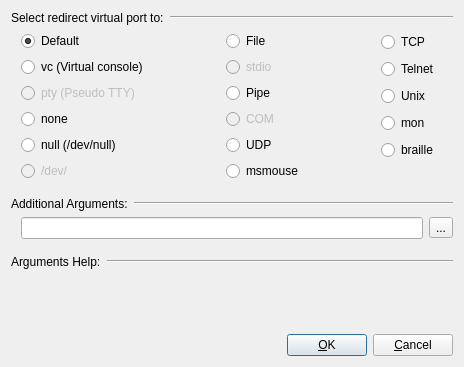
<?xml version="1.0" encoding="UTF-8"?>
<ui version="4.0">
 <class>Add_Port_Window</class>
 <widget class="QDialog" name="Add_Port_Window">
  <property name="geometry">
   <rect>
    <x>0</x>
    <y>0</y>
    <width>464</width>
    <height>367</height>
   </rect>
  </property>
  <property name="windowTitle">
   <string>Adding Port</string>
  </property>
  <property name="windowIcon">
   <iconset resource="images.qrc">
    <normaloff>:/port.png</normaloff>:/port.png</iconset>
  </property>
  <layout class="QVBoxLayout" name="verticalLayout_4">
   <item>
    <layout class="QHBoxLayout" name="horizontalLayout">
     <item>
      <widget class="QLabel" name="Label_Port">
       <property name="sizePolicy">
        <sizepolicy hsizetype="Maximum" vsizetype="Preferred">
         <horstretch>0</horstretch>
         <verstretch>0</verstretch>
        </sizepolicy>
       </property>
       <property name="text">
        <string>Select redirect virtual port to:</string>
       </property>
      </widget>
     </item>
     <item>
      <widget class="Line" name="line_3">
       <property name="orientation">
        <enum>Qt::Horizontal</enum>
       </property>
      </widget>
     </item>
    </layout>
   </item>
   <item>
    <layout class="QHBoxLayout" name="horizontalLayout_3">
     <property name="leftMargin">
      <number>10</number>
     </property>
     <item>
      <layout class="QVBoxLayout" name="verticalLayout_3">
       <item>
        <widget class="QRadioButton" name="RB_Default">
         <property name="text">
          <string>Default</string>
         </property>
         <property name="checked">
          <bool>true</bool>
         </property>
        </widget>
       </item>
       <item>
        <widget class="QRadioButton" name="RB_vc">
         <property name="text">
          <string>vc (Virtual console)</string>
         </property>
        </widget>
       </item>
       <item>
        <widget class="QRadioButton" name="RB_pty">
         <property name="enabled">
          <bool>false</bool>
         </property>
         <property name="text">
          <string>pty (Pseudo TTY)</string>
         </property>
        </widget>
       </item>
       <item>
        <widget class="QRadioButton" name="RB_none">
         <property name="text">
          <string>none</string>
         </property>
        </widget>
       </item>
       <item>
        <widget class="QRadioButton" name="RB_null">
         <property name="text">
          <string>null (/dev/null)</string>
         </property>
        </widget>
       </item>
       <item>
        <widget class="QRadioButton" name="RB_Dev">
         <property name="enabled">
          <bool>false</bool>
         </property>
         <property name="text">
          <string>/dev/</string>
         </property>
        </widget>
       </item>
      </layout>
     </item>
     <item>
      <spacer name="horizontalSpacer_4">
       <property name="orientation">
        <enum>Qt::Horizontal</enum>
       </property>
       <property name="sizeHint" stdset="0">
        <size>
         <width>18</width>
         <height>20</height>
        </size>
       </property>
      </spacer>
     </item>
     <item>
      <layout class="QVBoxLayout" name="verticalLayout">
       <item>
        <widget class="QRadioButton" name="RB_File">
         <property name="text">
          <string>File</string>
         </property>
        </widget>
       </item>
       <item>
        <widget class="QRadioButton" name="RB_stdio">
         <property name="enabled">
          <bool>false</bool>
         </property>
         <property name="text">
          <string>stdio</string>
         </property>
        </widget>
       </item>
       <item>
        <widget class="QRadioButton" name="RB_Pipe">
         <property name="text">
          <string>Pipe</string>
         </property>
        </widget>
       </item>
       <item>
        <widget class="QRadioButton" name="RB_COM">
         <property name="enabled">
          <bool>false</bool>
         </property>
         <property name="text">
          <string>COM</string>
         </property>
        </widget>
       </item>
       <item>
        <widget class="QRadioButton" name="RB_UDP">
         <property name="text">
          <string>UDP</string>
         </property>
        </widget>
       </item>
       <item>
        <widget class="QRadioButton" name="RB_msmouse">
         <property name="text">
          <string>msmouse</string>
         </property>
        </widget>
       </item>
      </layout>
     </item>
     <item>
      <spacer name="horizontalSpacer_2">
       <property name="orientation">
        <enum>Qt::Horizontal</enum>
       </property>
       <property name="sizeHint" stdset="0">
        <size>
         <width>40</width>
         <height>20</height>
        </size>
       </property>
      </spacer>
     </item>
     <item>
      <layout class="QVBoxLayout" name="verticalLayout_2">
       <item>
        <widget class="QRadioButton" name="RB_TCP">
         <property name="text">
          <string>TCP</string>
         </property>
        </widget>
       </item>
       <item>
        <widget class="QRadioButton" name="RB_Telnet">
         <property name="text">
          <string>Telnet</string>
         </property>
        </widget>
       </item>
       <item>
        <widget class="QRadioButton" name="RB_Unix">
         <property name="text">
          <string>Unix</string>
         </property>
        </widget>
       </item>
       <item>
        <widget class="QRadioButton" name="RB_mon">
         <property name="text">
          <string>mon</string>
         </property>
        </widget>
       </item>
       <item>
        <widget class="QRadioButton" name="RB_braille">
         <property name="text">
          <string>braille</string>
         </property>
        </widget>
       </item>
       <item>
        <spacer name="horizontalSpacer">
         <property name="orientation">
          <enum>Qt::Horizontal</enum>
         </property>
         <property name="sizeHint" stdset="0">
          <size>
           <width>40</width>
           <height>20</height>
          </size>
         </property>
        </spacer>
       </item>
      </layout>
     </item>
    </layout>
   </item>
   <item>
    <spacer name="verticalSpacer">
     <property name="orientation">
      <enum>Qt::Vertical</enum>
     </property>
     <property name="sizeType">
      <enum>QSizePolicy::Fixed</enum>
     </property>
     <property name="sizeHint" stdset="0">
      <size>
       <width>40</width>
       <height>10</height>
      </size>
     </property>
    </spacer>
   </item>
   <item>
    <layout class="QHBoxLayout" name="horizontalLayout_5">
     <item>
      <widget class="QLabel" name="Label_Args">
       <property name="sizePolicy">
        <sizepolicy hsizetype="Maximum" vsizetype="Preferred">
         <horstretch>0</horstretch>
         <verstretch>0</verstretch>
        </sizepolicy>
       </property>
       <property name="text">
        <string>Additional Arguments:</string>
       </property>
      </widget>
     </item>
     <item>
      <widget class="Line" name="line">
       <property name="orientation">
        <enum>Qt::Horizontal</enum>
       </property>
      </widget>
     </item>
    </layout>
   </item>
   <item>
    <layout class="QHBoxLayout" name="horizontalLayout_4">
     <property name="leftMargin">
      <number>10</number>
     </property>
     <item>
      <widget class="QLineEdit" name="Edit_Args"/>
     </item>
     <item>
      <widget class="QToolButton" name="TB_Browse">
       <property name="text">
        <string>...</string>
       </property>
       <property name="icon">
        <iconset resource="images.qrc">
         <normaloff>:/open-file.png</normaloff>:/open-file.png</iconset>
       </property>
      </widget>
     </item>
    </layout>
   </item>
   <item>
    <spacer name="verticalSpacer_2">
     <property name="orientation">
      <enum>Qt::Vertical</enum>
     </property>
     <property name="sizeType">
      <enum>QSizePolicy::Fixed</enum>
     </property>
     <property name="sizeHint" stdset="0">
      <size>
       <width>40</width>
       <height>10</height>
      </size>
     </property>
    </spacer>
   </item>
   <item>
    <layout class="QHBoxLayout" name="horizontalLayout_6">
     <item>
      <widget class="QLabel" name="Label_ArgsHelpS">
       <property name="sizePolicy">
        <sizepolicy hsizetype="Maximum" vsizetype="Preferred">
         <horstretch>0</horstretch>
         <verstretch>0</verstretch>
        </sizepolicy>
       </property>
       <property name="text">
        <string>Arguments Help:</string>
       </property>
      </widget>
     </item>
     <item>
      <widget class="Line" name="line_2">
       <property name="orientation">
        <enum>Qt::Horizontal</enum>
       </property>
      </widget>
     </item>
    </layout>
   </item>
   <item>
    <widget class="QLabel" name="Label_Help">
     <property name="sizePolicy">
      <sizepolicy hsizetype="Preferred" vsizetype="Minimum">
       <horstretch>0</horstretch>
       <verstretch>0</verstretch>
      </sizepolicy>
     </property>
     <property name="text">
      <string/>
     </property>
     <property name="alignment">
      <set>Qt::AlignLeading|Qt::AlignLeft|Qt::AlignTop</set>
     </property>
     <property name="wordWrap">
      <bool>true</bool>
     </property>
    </widget>
   </item>
   <item>
    <layout class="QHBoxLayout" name="horizontalLayout_2">
     <item>
      <spacer name="horizontalSpacer_3">
       <property name="orientation">
        <enum>Qt::Horizontal</enum>
       </property>
       <property name="sizeHint" stdset="0">
        <size>
         <width>40</width>
         <height>20</height>
        </size>
       </property>
      </spacer>
     </item>
     <item>
      <widget class="QPushButton" name="Button_OK">
       <property name="text">
        <string>&amp;OK</string>
       </property>
       <property name="icon">
        <iconset resource="images.qrc">
         <normaloff>:/ok.png</normaloff>:/ok.png</iconset>
       </property>
      </widget>
     </item>
     <item>
      <widget class="QPushButton" name="Button_Cancel">
       <property name="text">
        <string>&amp;Cancel</string>
       </property>
       <property name="icon">
        <iconset resource="images.qrc">
         <normaloff>:/cancel.png</normaloff>:/cancel.png</iconset>
       </property>
      </widget>
     </item>
    </layout>
   </item>
  </layout>
 </widget>
 <tabstops>
  <tabstop>RB_Default</tabstop>
  <tabstop>RB_vc</tabstop>
  <tabstop>RB_pty</tabstop>
  <tabstop>RB_none</tabstop>
  <tabstop>RB_null</tabstop>
  <tabstop>RB_Dev</tabstop>
  <tabstop>RB_File</tabstop>
  <tabstop>RB_stdio</tabstop>
  <tabstop>RB_Pipe</tabstop>
  <tabstop>RB_COM</tabstop>
  <tabstop>RB_UDP</tabstop>
  <tabstop>RB_msmouse</tabstop>
  <tabstop>RB_TCP</tabstop>
  <tabstop>RB_Telnet</tabstop>
  <tabstop>RB_Unix</tabstop>
  <tabstop>RB_mon</tabstop>
  <tabstop>RB_braille</tabstop>
  <tabstop>Edit_Args</tabstop>
  <tabstop>TB_Browse</tabstop>
  <tabstop>Button_OK</tabstop>
  <tabstop>Button_Cancel</tabstop>
 </tabstops>
 <resources>
  <include location="images.qrc"/>
 </resources>
 <connections>
  <connection>
   <sender>Button_Cancel</sender>
   <signal>toggled(bool)</signal>
   <receiver>Add_Port_Window</receiver>
   <slot>reject()</slot>
   <hints>
    <hint type="sourcelabel">
     <x>430</x>
     <y>343</y>
    </hint>
    <hint type="destinationlabel">
     <x>440</x>
     <y>300</y>
    </hint>
   </hints>
  </connection>
  <connection>
   <sender>Button_OK</sender>
   <signal>clicked()</signal>
   <receiver>Add_Port_Window</receiver>
   <slot>accept()</slot>
   <hints>
    <hint type="sourcelabel">
     <x>345</x>
     <y>343</y>
    </hint>
    <hint type="destinationlabel">
     <x>253</x>
     <y>353</y>
    </hint>
   </hints>
  </connection>
 </connections>
</ui>
